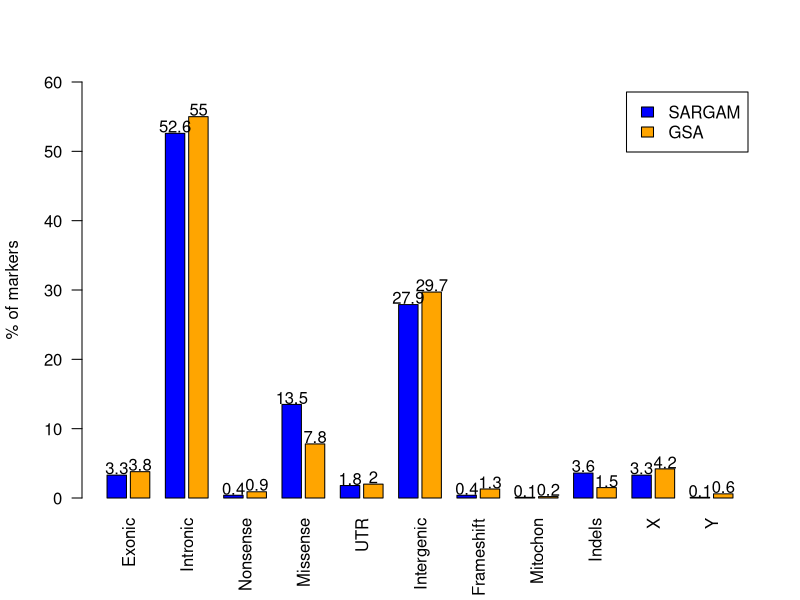

This chart was generated by the following R code:
# This script will make bar plots for SARGAM and GSA comparison

# infile <- read.table("D:/Data_Medgenome/Marker_summary_table.csv", sep = ",")

legend = c ("SARGAM","GSA")
Exonic <- c(3.3, 3.8)
Intronic <- c(52.6, 55)
Nonsense <- c(0.4,0.9)
Missense <- c(13.5,7.8)
UTR <- c(1.8,2)
Intergenic <- c(27.9,29.7)
Frameshift <- c(0.4,1.3)
Mitochon <- c(0.1,0.2)
Indels <- c(3.6,1.5)
X <- c(3.3,4.2)
Y <- c(0.1,0.6)

marker_summary = cbind(Exonic,Intronic,Nonsense,Missense,
                       UTR, Intergenic,Frameshift,Mitochon,Indels,
                       X,Y)
# marker_summary
jpeg("D:/R_scripts/SARGAM_VS_GSA_markers.jpg",units="in",
    width=8, height=6, res=600)
barp <- barplot(marker_summary,beside=T,col=c("blue","orange"), 
                legend = legend, ylim = c(0, 60),ylab = "% of markers",
                las = 2.0, space = c(0.2,0.8))
                # cex.axis = 1.1, cex.lab = 1.1,
                # cex.names = 1.1)
text(barp, marker_summary + 1.0, labels = marker_summary)
dev.off ()
#? barplot
#? text